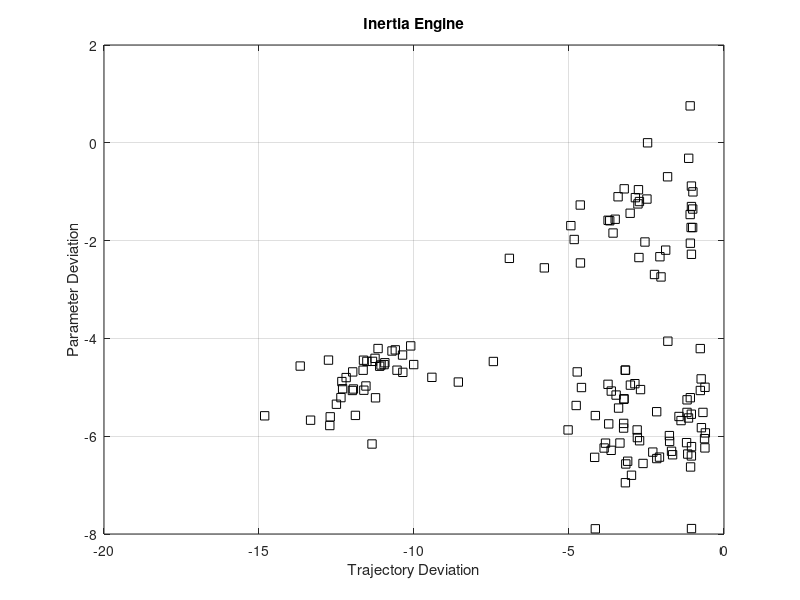
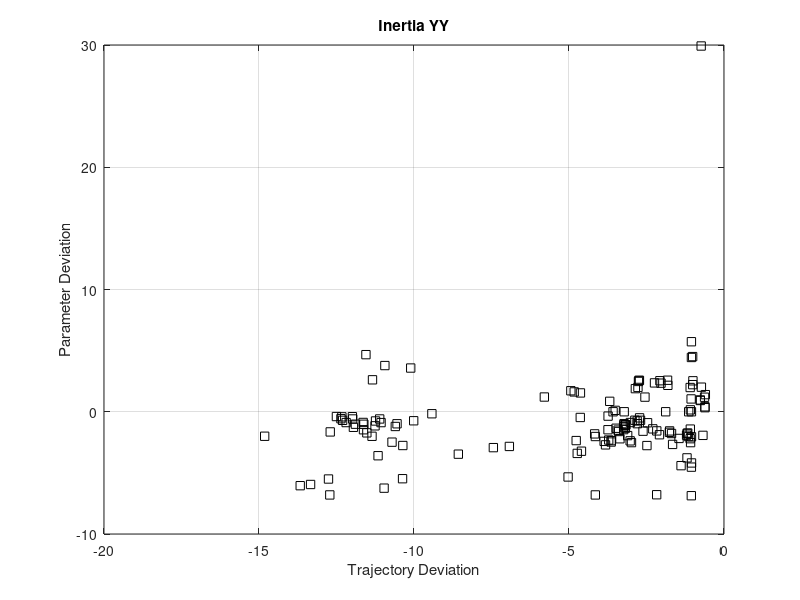

Recreate these plots in MATLAB, in order.
load optimization_results.mat;
c  = 1:20;
c2 = 21:40;
c3 = 41:60;
c4 = 61:80;
fval = [log10(fval_1(c)),log10(fval_2(c)),log10(fval_3(c)),log10(fval_4(c)),log10(fval_5(c)),log10(fval_6(c)),log10(fval_7(c))];
inertia_engine = [log10(sol_dev_1(c)),log10(sol_dev_2(c)),log10(sol_dev_3(c)),log10(sol_dev_4(c)),log10(sol_dev_5(c)),log10(sol_dev_6(c)),log10(sol_dev_7(c))];
inertia_yy = [log10(sol_dev_1(c2)),log10(sol_dev_2(c2)),log10(sol_dev_3(c2)),log10(sol_dev_4(c2)),log10(sol_dev_5(c2)),log10(sol_dev_6(c2)),log10(sol_dev_7(c2))];

figure
plot(fval,inertia_engine,'sk');
title('Inertia Engine')
xlabel('Trajectory Deviation');
ylabel('Parameter Deviation');
grid on

figure
plot(fval,inertia_yy,'sk');
title('Inertia YY')
xlabel('Trajectory Deviation');
ylabel('Parameter Deviation');
grid on